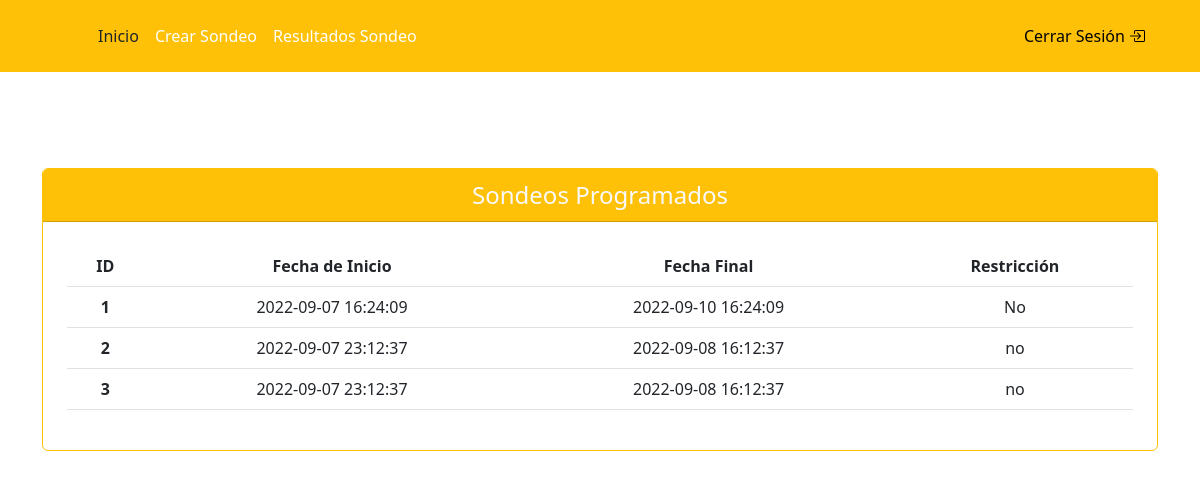
The page /vista/administrador/principal_administrador.php on the database as committed earlier.
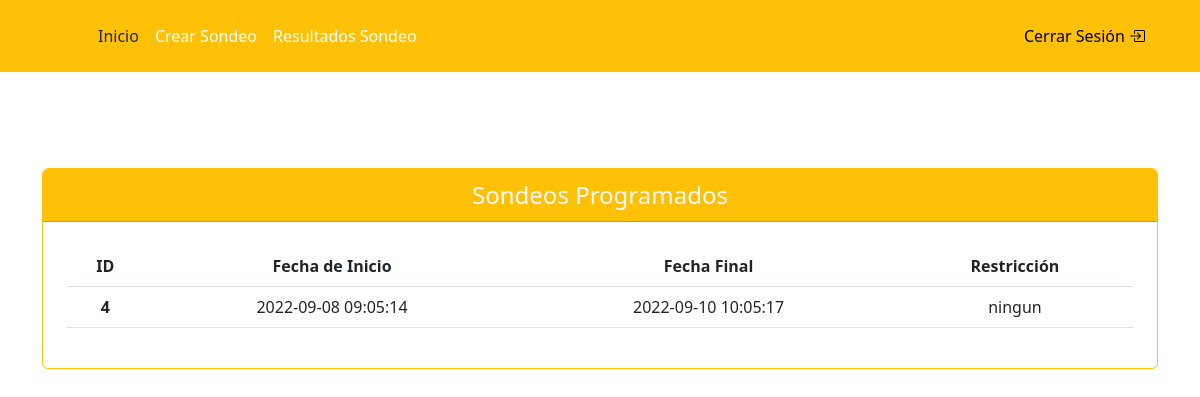
The same page on the database as committed later.
### vista/administrador/principal_administrador.php (the view, shortened to what this page needs)
<!DOCTYPE html>
<html lang="en">
<head>
  <link rel="stylesheet" href="../../scss/custom.css">
  <link rel="stylesheet" href="https://cdn.jsdelivr.net/npm/bootstrap-icons@1.9.1/font/bootstrap-icons.css">
</head>
<body>
  <header class="p-3 bg-primary text-white">
    <div class="container">
      <div class="d-flex flex-wrap align-items-center justify-content-center justify-content-lg-start">
        <a href="/" class="d-flex align-items-center mb-2 mb-lg-0 text-white text-decoration-none">
          <svg class="bi me-2" width="40" height="32" role="img" aria-label="Bootstrap">
            <use xlink:href="#bootstrap"></use>
          </svg>
        </a>
        <ul class="nav col-12 col-lg-auto me-lg-auto mb-2 justify-content-center mb-md-0">
          <li><a href="principal_administrador.php" class="nav-link px-2 text-dark">Inicio</a></li>
          <li><a href="crear_sondeo.php" class="nav-link px-2 text-white">Crear Sondeo</a></li>
          <li><a href="#" class="nav-link px-2 text-white">Resultados Sondeo</a></li>
        </ul>
        <div class="text-end">
          <a href="../../controller/cerrar_sessión.php"><button type="button" class="btn btn-warning">Cerrar Sesión <i class="bi bi-box-arrow-in-right"></i></button></a>
        </div>
      </div>
    </div>
  </header>
  <div class="py-3 fs-3 "></div>
  <div class="py-3 fs-3 "></div>
  <div class="py-3 fs-3 "></div>
  <div class="container ">
    <div class="row justify-content-center">
      <div class="col">
        <div class="card border-primary text-primary text-center">
          <div class="card-header fs-4 bg-primary text-light">
            Sondeos Programados
          </div>
          <div class="p-4">
            <table class="table">
              <thead>
                <tr>
                  <th scope="col">ID</th>
                  <th scope="col">Fecha de Inicio</th>
                  <th scope="col">Fecha Final</th>
                  <th scope="col">Restricción</th>
                </tr>
              </thead>
              <?php
              $sondeo = $bd->query("select * from Creación_Sondeo");
              $r_sondeo = $sondeo->fetchAll(PDO::FETCH_OBJ);
              foreach ($r_sondeo as $dato) {
              ?>
                <tbody>
                  <tr>
                    <th scope="row"><?php echo $dato->ID; ?></th>
                    <td><?php echo $dato->fecha_inicio; ?></td>
                    <td><?php echo $dato->fecha_final; ?></td>
                    <td><?php echo $dato->Restricción; ?></td>
                  </tr>
                <?php
              }
                ?>
                </tbody>
            </table>
          </div>
        </div>
      </div>
</body>
</html>

Rows that differ between the two databases and show on the page:
removed creación_sondeo: ID "1", fecha_inicio "2022-09-07 16:24:09", fecha_final "2022-09-10 16:24:09", Restricción "No"
removed creación_sondeo: ID "2", fecha_inicio "2022-09-07 23:12:37", fecha_final "2022-09-08 16:12:37", Restricción "no"
removed creación_sondeo: ID "3", fecha_inicio "2022-09-07 23:12:37", fecha_final "2022-09-08 16:12:37", Restricción "no"
added creación_sondeo: ID "4", fecha_inicio "2022-09-08 09:05:14", fecha_final "2022-09-10 10:05:17", Restricción "ningun"
